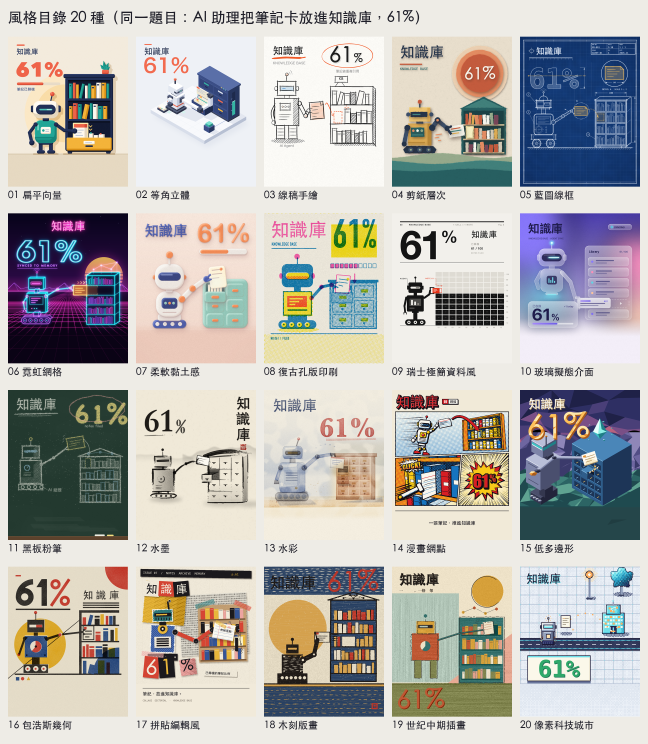
#> input picture references/style-catalog/overview.png, 1944 x 2230 px (shown at 1/3 size)
$ python -i sample.py   (imports and definitions only)
#> lines starting #> are read from the running program, lines starting #| are printed output that depends on the picture
# Chalkboard style sample: AI agent filing a note card into a knowledge base, big 61%.
# Master lessons applied: Steiner (side-of-chalk colour fields, warm advances / cool recedes, colour boundaries not outlines),
#   Beuys (the board remembers: an erased earlier answer ghosts under the new one, wipe arcs, one struck-out figure).
import os, math, random
from PIL import Image, ImageDraw, ImageFont, ImageFilter, ImageChops

W, H = 1080, 1350
R = random.Random(61)
OUT = os.path.join(os.path.dirname(os.path.abspath(__file__)), "sample.png")
HEI = "/System/Library/Fonts/STHeiti Medium.ttc"
HAND = "/System/Library/Fonts/Supplemental/ChalkboardSE.ttc"   # Latin + digits only (0 Light, 1 Regular, 2 Bold)

# Palette (must match style.md). Chalk colours are applied through a broken mask, so on screen they
# read a step darker/greener than the hex: that is the point.
BOARD = (34, 56, 46)        # slate green
BOARD_WIPE = (70, 92, 82)   # eraser ghosts
WHITE = (238, 238, 226)     # main chalk: 80% of all marks
YELLOW = (242, 222, 130)
CARDY = (242, 222, 131)    # same yellow, separate layer so the card can be occluded    # the new thing / the number
PINK = (240, 168, 160)      # emphasis underline only
BLUE = (160, 205, 230)      # secondary info (AI system parts, network)
TRAY = (92, 66, 44)         # wooden chalk ledge
YELLOW_W = (242, 222, 129)  # same hues as YELLOW / BLUE, separate layers so the colour fields render UNDER the white line work
BLUE_W = (160, 205, 229)

def board():
    """Slate-green base with mottled eraser wipes and fine grain."""
    img = Image.new("RGB", (W, H), BOARD)
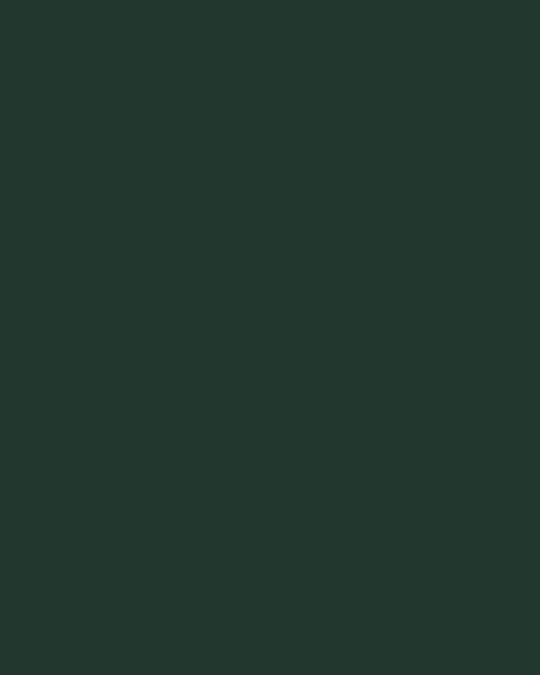
#> img: PIL image 1080x1350 RGB (shown at 1/2 size); mean R, G, B 34, 56, 46
    wipe = Image.new("L", (W, H), 0)
#> wipe: PIL image 1080x1350 L; every value is 0
    d = ImageDraw.Draw(wipe)
    for _ in range(26):  # broad eraser arcs left from previous lessons
        cx, cy = R.randint(0, W), R.randint(0, H)
        rw, rh = R.randint(120, 380), R.randint(30, 90)
        d.ellipse([cx - rw, cy - rh, cx + rw, cy + rh], fill=R.randint(10, 26))
    wipe = wipe.filter(ImageFilter.GaussianBlur(40))
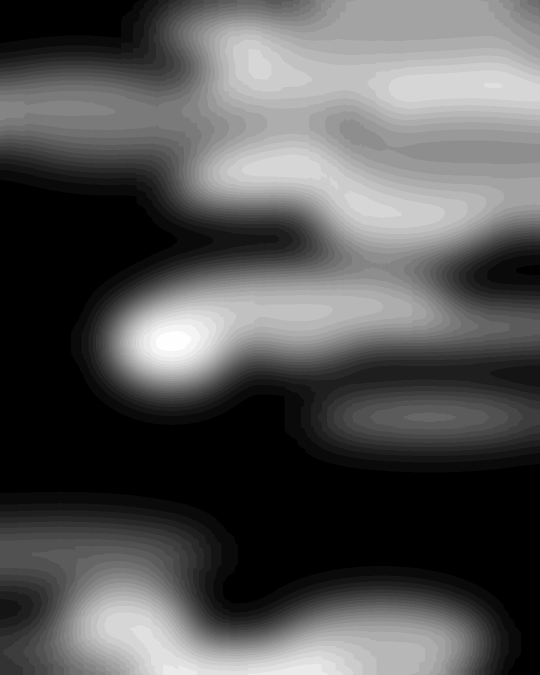
#> wipe: PIL image 1080x1350 L (shown at 1/2 size); min 0, max 25, mean 8.3; drawn with min black and max white
    img = Image.composite(Image.new("RGB", (W, H), BOARD_WIPE), img, wipe)
    grain = Image.effect_noise((W, H), 22).point(lambda v: max(0, v - 128) // 3)
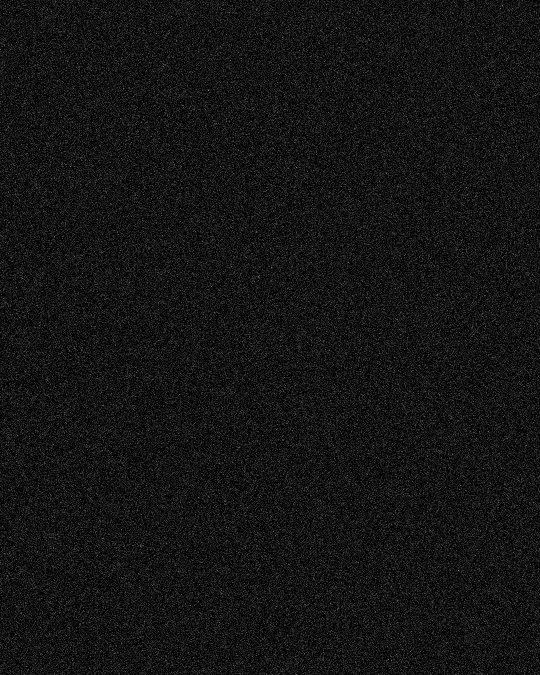
#> grain: PIL image 1080x1350 L (shown at 1/2 size); min 0, max 34, mean 2.7; drawn with min black and max white
    img = Image.composite(Image.new("RGB", (W, H), (120, 140, 130)), img, grain)
    return img

class Chalk:
    """Accumulates chalk marks into per-colour masks, then applies paper-tooth dropout."""
    def __init__(self):
        self.layers = {}
    # [29 lines left out: functions mask, line, poly, not called in this run]
    def rect(self, col, x0, y0, x1, y1, **k):
        self.poly(col, [(x0, y0), (x1, y0), (x1, y1), (x0, y1)], **k)
    # [37 lines left out: functions circle, hatch, field, dashed, text, not called in this run]
    def render(self, base):
        tooth = Image.effect_noise((W, H), 70).point(lambda v: 255 if v > 92 else int(v * 2.2))
        streak = Image.effect_noise((W // 6, H), 50).resize((W, H)).point(lambda v: min(255, v + 90))
        for col, m in self.layers.items():
            m = ImageChops.multiply(m, tooth)
            m = ImageChops.multiply(m, streak)
            base.paste(Image.new("RGB", (W, H), col), (0, 0), m)
            # chalk dust halo
            halo = m.filter(ImageFilter.GaussianBlur(7)).point(lambda v: v // 5)
            base.paste(Image.new("RGB", (W, H), col), (0, 0), halo)
        return base

def dust(img):
    """Loose powder: fine specks, densest under drawn areas, plus soft horizontal eraser swipes."""
    m = Image.new("L", (W, H), 0); d = ImageDraw.Draw(m)
    for _ in range(700):
        x, y = R.randint(0, W), int(R.triangular(120, 1080, 700))
        r = R.uniform(0.6, 1.8); d.ellipse([x - r, y - r, x + r, y + r], fill=R.randint(30, 120))
    for _ in range(4):  # eraser swipe: wide, very faint, horizontal
        x, y = R.randint(40, 600), R.randint(1100, 1240)
        for k in range(10):
            d.line([(x + k * 3, y + k * 4), (x + 420 + k * 5, y + k * 4 + R.randint(-3, 3))], fill=10, width=4)
    m = m.filter(ImageFilter.GaussianBlur(1.6))
    img.paste(Image.new("RGB", (W, H), WHITE), (0, 0), m)
    return img


# [19 lines left out: functions check_glyphs, arc_pts, not called in this run]


# [1 line not run here, left out]
img = board()
c = Chalk()
# [1 line not run here, left out]
fH = ImageFont.truetype(HEI, 122)
fBig = ImageFont.truetype(HAND, 236, index=2)
fS = ImageFont.truetype(HEI, 38)
fL = ImageFont.truetype(HAND, 34, index=1)

# ---- heading (top-left) + double underline, like a teacher's title ----
# [6 lines not run here, left out]
loop = [(760 + 250 * math.cos(a) + R.uniform(-4, 4), 170 + 118 * math.sin(a) + R.uniform(-4, 4))
        for a in [math.radians(200 + k * 13) for k in range(30)]]
#> loop = 30 pairs, first value 507.8 to 1010.8, second value 55.22 to 288.5
# [2 lines not run here, left out]

# ---- robot: boxy head with visor slit (no face), antenna, body, tread; outline + side-of-chalk hatching ----
rx, ry = 110, 520
# [17 lines not run here, left out]

# arm: shoulder -> elbow -> wrist, joints circled; gripper pinches the card
sh, el, wr = (rx + 190, ry + 150), (rx + 320, ry + 80), (rx + 470, ry - 56)
# [3 lines not run here, left out]

# ---- note card: held upright above the cabinet's top slot; its lower part is hidden inside (occlusion) ----
SLOT_X = 790
slot_y = 600 - 36 + 6            # near lip of the slot on the cabinet cap
ccx = SLOT_X
card = [(ccx - 70, slot_y - 175), (ccx + 62, slot_y - 190), (ccx + 66, slot_y + 40), (ccx - 66, slot_y + 52)]
# [10 lines not run here, left out]

# ---- knowledge base: shelf cabinet with roof + network nodes; one empty slot waiting ----
bx0, by0, bx1, by1 = 650, 600, 1010, 1010
# [1 line not run here, left out]
cap0, cap1 = by0 - 36, by0
# [4 lines not run here, left out]
shelves = [by0 + 102, by0 + 204, by0 + 306]
# [2 lines not run here, left out]
slot = None
# [11 lines not run here, left out]
nodes = [(bx0 + 40, by0 - 58), (bx0 + 180, by0 - 74), (bx1 - 30, by0 - 58)]
# [17 lines not run here, left out]
img = c.render(img)
#> in render, `streak = Image.effect_noise((W // 6, H), 50).resize((W, H)).point(lamb..`:
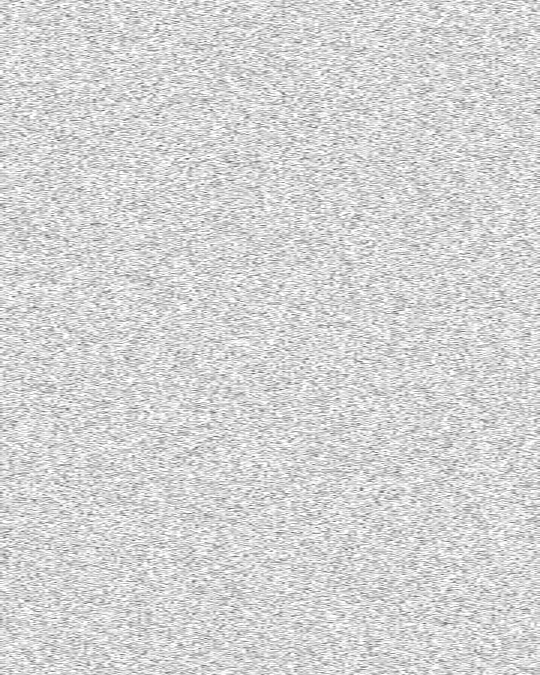
#> streak: PIL image 1080x1350 L (shown at 1/2 size); min 90, max 255, mean 212.5

def erased_answer(img):
    """Beuys: the board is never clean. An earlier answer was wiped (not removed): faint smeared '47' with one strike, plus wide wipe arcs."""
    m = Image.new('L', (W, H), 0); dd = ImageDraw.Draw(m)
    dd.text((70, 300), '47%', font=ImageFont.truetype(HAND, 150, index=2), fill=95)
    dd.line([(66, 392), (352, 352)], fill=95, width=5)                       # the strike-through
    sm = m.filter(ImageFilter.GaussianBlur(2))
    for k in range(1, 5):                                                    # drag the wet powder along the wiper direction
        sm = ImageChops.lighter(sm, ImageChops.offset(m, k * 4, -k * 2).filter(ImageFilter.GaussianBlur(3)).point(lambda v: int(v * (1 - k / 6))))
    for cx, cy, rr in ((300, 330, 340), (560, 560, 420), (330, 1000, 380)):   # wide wiper arcs
        dd2 = ImageDraw.Draw(sm)
        pts = [(cx + rr * math.cos(math.radians(a)), cy + rr * 0.35 * math.sin(math.radians(a))) for a in range(190, 350, 6)]
        dd2.line(pts, fill=16, width=46)
    sm = sm.filter(ImageFilter.GaussianBlur(5))
    grain = Image.effect_noise((W, H), 70).point(lambda v: 255 if v > 90 else 120)
    sm = ImageChops.multiply(sm, grain)
    img.paste(Image.new('RGB', (W, H), WHITE), (0, 0), sm)
    return img
img = erased_answer(img)
#> in erased_answer, `grain = Image.effect_noise((W, H), 70).point(lambda v: 255 if v > 90 e..`:
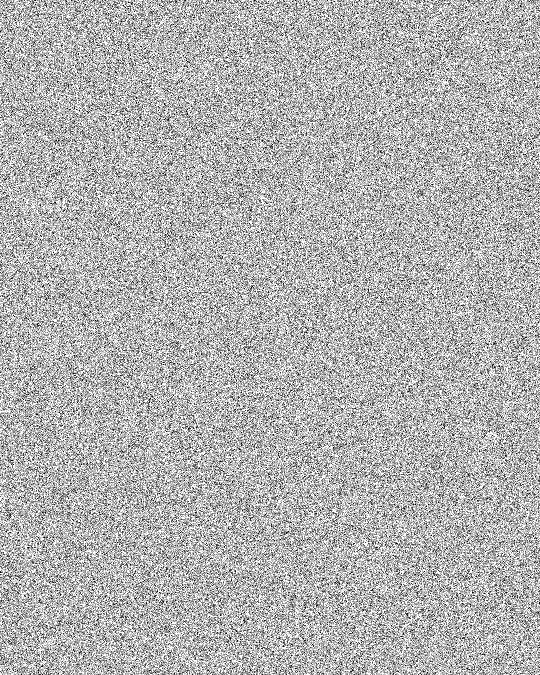
#> grain: PIL image 1080x1350 L (shown at 1/2 size); values 120 (black) and 255 (white), 70.1% white; black in thin lines or dots
img = dust(img)
#> the loop in dust, `for _ in range(700):` made 700 passes
#> (x, y, r) on passes 1 to 3: (311, 716, 1.22), (186, 678, 1.22), (570, 405, 0.944)
#> the loop in dust, `for _ in range(4):` made 4 passes
#> (x, y) on passes 1 to 4: (518, 1148), (245, 1216), (535, 1238), (168, 1216)
d = ImageDraw.Draw(img)
# [5 lines not run here, left out]

>>> import cv2
>>> picture = cv2.imread('../overview.png', cv2.IMREAD_GRAYSCALE)
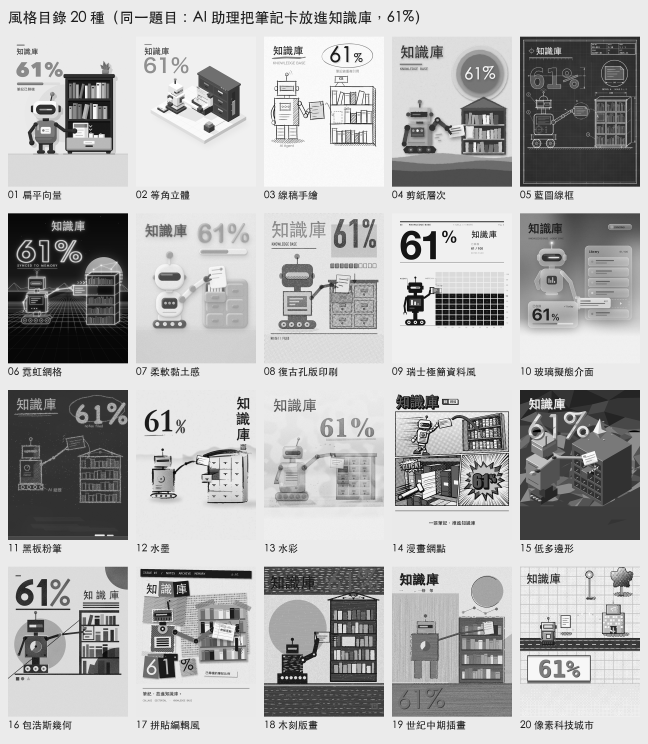
#> picture: shape (2230, 1944) (shown at 1/3 size); min 0, max 255, mean 179.5
>>> result = erased_answer(picture)
#> in erased_answer (call 2), `grain = Image.effect_noise((W, H), 70).point(lambda v: 255 if v > 90 e..`:
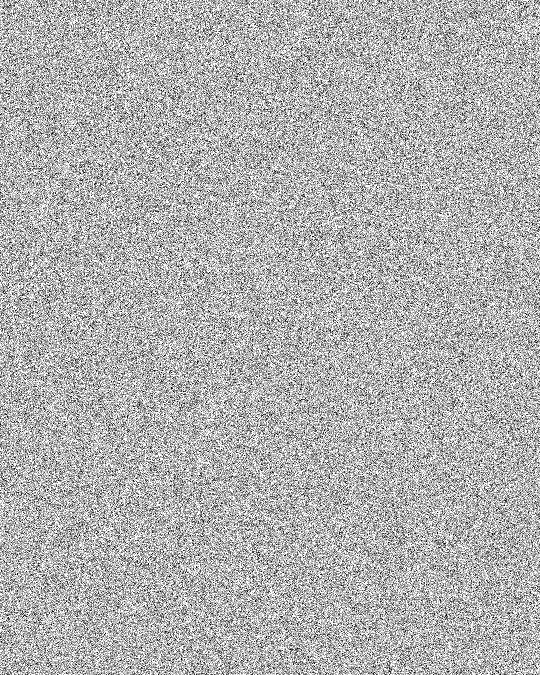
#> grain: PIL image 1080x1350 L (shown at 1/2 size); values 120 (black) and 255 (white), 70.1% white; black in thin lines or dots
#> (the run stopped early here; a loop or call above may not have finished)

$ run again, on references/style-catalog/refined_compare.png
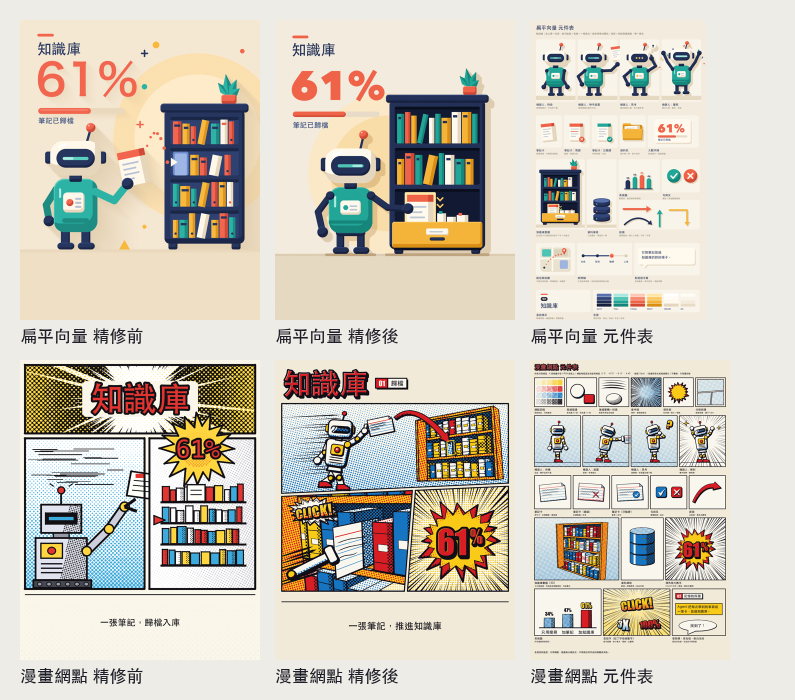
#> input picture references/style-catalog/refined_compare.png, 1590 x 1400 px (shown at 1/2 size)
#> loop = 30 pairs, first value 507.8 to 1010.8, second value 55.22 to 288.5
#> the loop in dust, `for _ in range(700):` made 700 passes
#> (x, y, r) on passes 1 to 3: (311, 716, 1.22), (186, 678, 1.22), (570, 405, 0.944)
#> the loop in dust, `for _ in range(4):` made 4 passes
#> (x, y) on passes 1 to 4: (518, 1148), (245, 1216), (535, 1238), (168, 1216)
#> `picture = cv2.imread('../overview.png', cv2.IMREAD_GRAYSCALE)`:
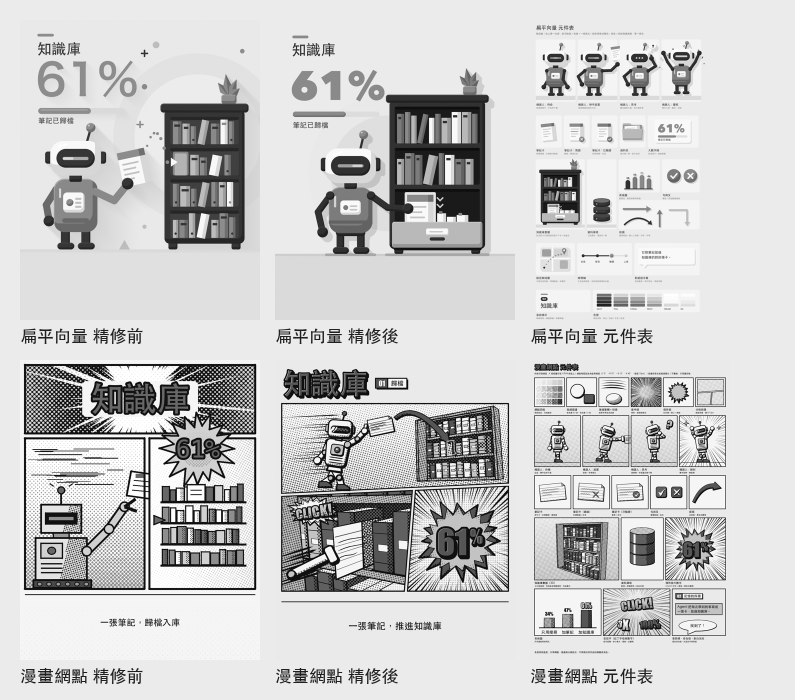
#> picture: shape (1400, 1590) (shown at 1/2 size); min 0, max 255, mean 202.1
